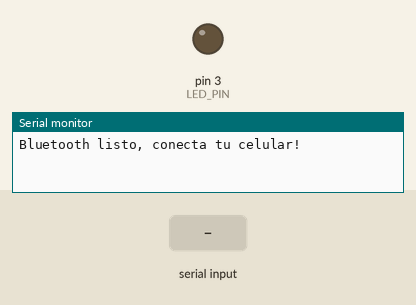
Recording of a sketch running on a simulated Arduino Uno, built with avr-gcc and run on an emulated ATmega328P. On the bench: output pins drawn as LEDs (lit = HIGH), the last lines printed to the serial monitor. The inputs (shaded band) are chosen by the test bench.

Above: at 1.2 s.
1.3 s: "1" received over the second serial link
At 2.4 s:
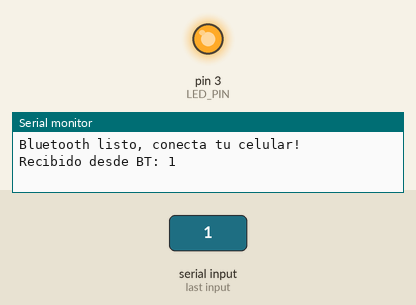
2.8 s: "0" received over the second serial link
At 3.4 s:
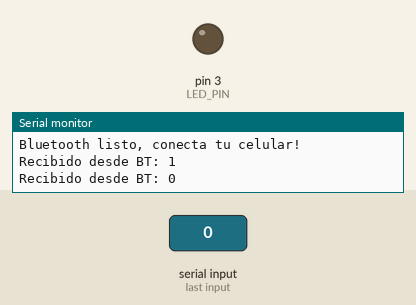
Timing chart, 0 to 5.8 s (numbered marks = the images above; inputs shaded):
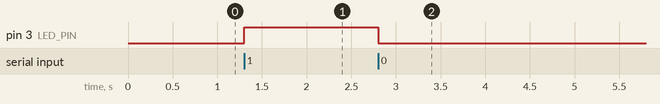

Measured:
- after the input at 1.3 s, pin 3 (LED_PIN): LOW → HIGH at once
- after the input at 2.8 s, pin 3 (LED_PIN): HIGH → LOW at once

The sketch:

Bluetooth-arduino.ino
```cpp
#include <SoftwareSerial.h>

// Pines para SoftwareSerial (RX, TX) -> ojo: RX es donde Arduino lee (conectar TX del HC-05)
// Ajusta si quieres otros pines; en UNO evita los pines 0 y 1.
const uint8_t BT_RX = 10; // conecta aquí el TX del HC-05 (con divisor de tensión si el HC-05 RX es 3.3V)
const uint8_t BT_TX = 11; // conecta aquí el RX del HC-05

SoftwareSerial BT(BT_RX, BT_TX); // objeto SoftwareSerial para el HC-05

const uint8_t LED_PIN = 3; // define el pin del LED (puedes cambiarlo)

void setup() {
  pinMode(LED_PIN, OUTPUT);
  digitalWrite(LED_PIN, LOW);

  Serial.begin(9600);   // comunicación con la PC (Serial Monitor)
  BT.begin(9600);       // velocidad típica del HC-05
  Serial.println("Bluetooth listo, conecta tu celular!");
}

void loop() {
  // Datos desde Bluetooth -> mostrar en Serial y controlar LED
  if (BT.available()) {
    char c = BT.read();
    Serial.print("Recibido desde BT: ");
    Serial.println(c);

    if (c == '1') {
      digitalWrite(LED_PIN, HIGH);
      BT.println("LED encendido");
    }
    else if (c == '0') {
      digitalWrite(LED_PIN, LOW);
      BT.println("LED apagado");
    }
    else {
      BT.print("Eco: ");
      BT.println(c);
    }
  }

  // Datos desde Serial (PC) -> reenviar al módulo BT
  if (Serial.available()) {
    char d = Serial.read();
    BT.write(d); // reenvía byte a HC-05
  }
}
```
